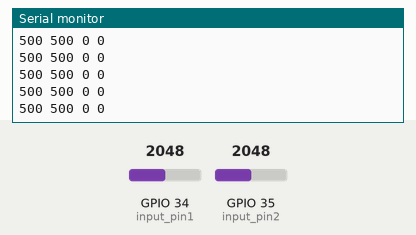
Recording of a sketch running on a simulated ESP32. Parts: the last lines printed to the serial monitor. Inputs (shaded band) come from the test bench; at power-on: GPIO 34 (input_pin1) = 2048, GPIO 35 (input_pin2) = 2048.

Above: at 1.2 s.
1.3 s: GPIO 34 (input_pin1) set to 2866
At 1.9 s:
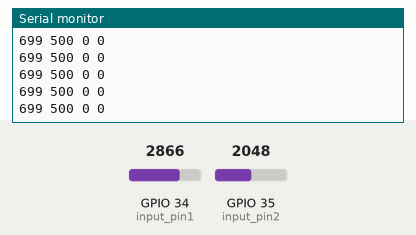
2.8 s: GPIO 35 (input_pin2) set to 2866
At 3.7 s:
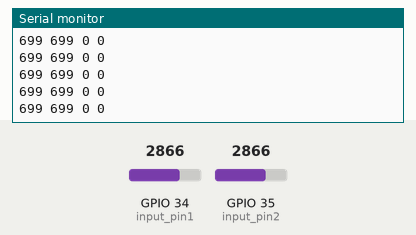
4.3 s: GPIO 34 (input_pin1) set to 3603
Timing chart, 0 to 5.0 s (numbered marks = the images above; inputs shaded):
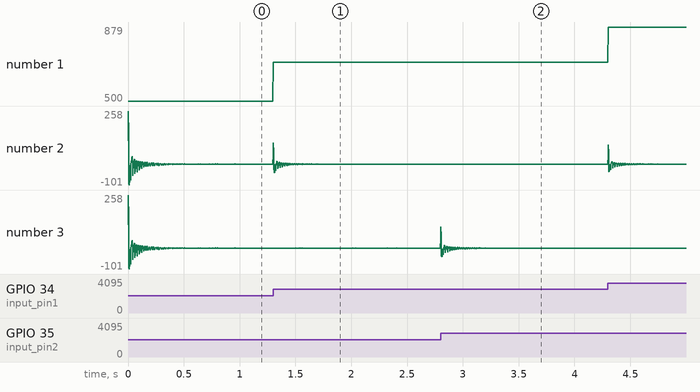

Measured:
- after the input at 1.3 s, the serial monitor: prints a new line at once (image 1)
- plotted number 1: 500 → 699 after the input at 1.3 s, 699 → 879 after the input at 4.3 s

The sketch:

Record_EMG_signal.ino
```cpp
// Program to record sEMG
// Filter bandpass 30-148 Hz
// Notch 50, 100, 150, 200 Hz

#define SAMPLE_RATE 500
#define BAUD_RATE 115200

// Define pin esp32
#define input_pin1 34 // chanel 1 flexor
#define input_pin2 35 // chanel 2 extensor

void setup() {
  // serial connection begin
  Serial.begin(BAUD_RATE);
  //while (!Serial);  // Menunggu Serial siap (opsional)
  //Serial.println("ESP32 Ready!");
}

void loop() {
  // calculate elapse time
  static unsigned long past = 0;
  unsigned long present = micros();
  unsigned long interval = present - past;
  past = present;

  // run time
  static long timer = 0;
  timer -= interval;

  // sample
  if (timer<0){
    timer += 1000000/ SAMPLE_RATE;
    // get analog input value (Raw Data EMG)
    int sensor_value1 = analogRead(input_pin1) * 1000/4095; // normalisasi amplitudo di 1000
    int sensor_value2 = analogRead(input_pin2) * 1000/4095;

    // apply filter
    // Notch filt
    int signal1_notch1 = notch50_1(sensor_value1);
    int signal1_notch2 = notch100_1(signal1_notch1);
    int signal1_notch3 = notch150_1(signal1_notch2);
    int signal1_notch4 = notch200_1(signal1_notch3);

    int signal2_notch1 = notch50_2(sensor_value2);
    int signal2_notch2 = notch100_2(signal2_notch1);
    int signal2_notch3 = notch150_2(signal2_notch2);
    int signal2_notch4 = notch200_2(signal2_notch3);

    // BandPass filter
    int signal1_filter = bandpass1(signal1_notch4);
    int signal2_filter = bandpass2(signal2_notch4);

    Serial.print(sensor_value1);
    Serial.print(" ");
    Serial.print(sensor_value2);
    Serial.print(" ");
    Serial.print(signal1_filter);
    Serial.print(" ");
    Serial.println(signal2_filter);
  }
}

/** IIR Butterworth Notch Filter, 4th order.
 * Frequency Sampling 500
 * Bandstop frequency: 48-52 Hz.
 *  Written in second order sections.
 */
// Notch filter signal 1
int notch50_1( int input) {
 // SOS matrix, obtained from MATLAB
  const double sos[2][6] = {
    1, -1.6185, 1, 1, -1.5686, 0.9642,
    1, -1.6185, 1, 1, -1.6110, 0.99659
  };

  // Gain matrix, obtained from MATLAB
  const double gain[3] = {0.9824, 0.9824, 1};

  // Filter coefficients for the first section
  const double b1[3] = {sos[0][0], sos[0][1], sos[0][2]};
  const double a1[3] = {sos[0][3], sos[0][4], sos[0][5]};

  // Filter coefficients for the second section
  const double b2[3] = {sos[1][0], sos[1][1], sos[1][2]};
  const double a2[3] = {sos[1][3], sos[1][4], sos[1][5]};
  int x_n = input;

  { // First section
    static double x[3] = {};
    static double y[3] = {};

    x[0] = x_n * gain[0];
    y[0] = b1[0] * x[0];

    for (int i = 1; i < 3; i++) {
      y[0] += b1[i] * x[i] - a1[i] * y[i];
    }
    for (int i = 2; i > 0; i--) {
      x[i] = x[i - 1];
      y[i] = y[i - 1];
    }
    x_n = y[0];
  }
  { // Second section
    static double x[3] = {};
    static double y[3] = {};

    x[0] = x_n * gain[1];
    y[0] = b2[0] * x[0];

    for (int i = 1; i < 3; i++) {
      y[0] += b2[i] * x[i] - a2[i] * y[i];
    }
    for (int i = 2; i > 0; i--) {
      x[i] = x[i - 1];
      y[i] = y[i - 1];
    }
    x_n = y[0];
  }
  return x_n * gain[2];
}

// Notch 100 Hz
int notch100_1( int input) {
 // SOS matrix, obtained from MATLAB
  const double sos[2][6] = {
    1, -0.6182, 1, 1, -0.5740, 0.9649,
    1, -0.6182, 1, 1, -0.6405, 0.9653
  };

  // Gain matrix, obtained from MATLAB
  const double gain[3] = {0.9824, 0.9824, 1};

  // Filter coefficients for the first section
  const double b1[3] = {sos[0][0], sos[0][1], sos[0][2]};
  const double a1[3] = {sos[0][3], sos[0][4], sos[0][5]};

  // Filter coefficients for the second section
  const double b2[3] = {sos[1][0], sos[1][1], sos[1][2]};
  const double a2[3] = {sos[1][3], sos[1][4], sos[1][5]};
  int x_n = input;

  { // First section
    static double x[3] = {};
    static double y[3] = {};

    x[0] = x_n * gain[0];
    y[0] = b1[0] * x[0];

    for (int i = 1; i < 3; i++) {
      y[0] += b1[i] * x[i] - a1[i] * y[i];
    }
    for (int i = 2; i > 0; i--) {
      x[i] = x[i - 1];
      y[i] = y[i - 1];
    }
    x_n = y[0];
  }
  { // Second section
    static double x[3] = {};
    static double y[3] = {};

    x[0] = x_n * gain[1];
    y[0] = b2[0] * x[0];

    for (int i = 1; i < 3; i++) {
      y[0] += b2[i] * x[i] - a2[i] * y[i];
    }
    for (int i = 2; i > 0; i--) {
      x[i] = x[i - 1];
      y[i] = y[i - 1];
    }
    x_n = y[0];
  }
  return x_n * gain[2];
}

// Notch 150
int notch150_1( int input) {
 // SOS matrix, obtained from MATLAB
  const double sos[2][6] = {
    1, 0.6182, 1, 1, 0.5740, 0.9649,
    1, 0.6182, 1, 1, 0.6405, 0.9653
  };
  // Gain matrix, obtained from MATLAB
  const double gain[3] = {0.9824, 0.9824, 1};

  // Filter coefficients for the first section
  const double b1[3] = {sos[0][0], sos[0][1], sos[0][2]};
  const double a1[3] = {sos[0][3], sos[0][4], sos[0][5]};

  // Filter coefficients for the second section
  const double b2[3] = {sos[1][0], sos[1][1], sos[1][2]};
  const double a2[3] = {sos[1][3], sos[1][4], sos[1][5]};
  int x_n = input;

  { // First section
    static double x[3] = {};
    static double y[3] = {};

    x[0] = x_n * gain[0];
    y[0] = b1[0] * x[0];

    for (int i = 1; i < 3; i++) {
      y[0] += b1[i] * x[i] - a1[i] * y[i];
    }
    for (int i = 2; i > 0; i--) {
      x[i] = x[i - 1];
      y[i] = y[i - 1];
    }
    x_n = y[0];
  }
  { // Second section
    static double x[3] = {};
    static double y[3] = {};

    x[0] = x_n * gain[1];
    y[0] = b2[0] * x[0];

    for (int i = 1; i < 3; i++) {
      y[0] += b2[i] * x[i] - a2[i] * y[i];
    }
    for (int i = 2; i > 0; i--) {
      x[i] = x[i - 1];
      y[i] = y[i - 1];
    }
    x_n = y[0];
  }
  return x_n * gain[2];
}

//Notch 200 Hz
int notch200_1( int input) {
 // SOS matrix, obtained from MATLAB
  const double sos[2][6] = {
    1, 1.6185, 1, 1, 1.5686, 0.9649,
    1, 1.6185, 1, 1, 1.6110, 0.9659
  };
  // Gain matrix, obtained from MATLAB
  const double gain[3] = {0.9824, 0.9824, 1};

  // Filter coefficients for the first section
  const double b1[3] = {sos[0][0], sos[0][1], sos[0][2]};
  const double a1[3] = {sos[0][3], sos[0][4], sos[0][5]};

  // Filter coefficients for the second section
  const double b2[3] = {sos[1][0], sos[1][1], sos[1][2]};
  const double a2[3] = {sos[1][3], sos[1][4], sos[1][5]};
  int x_n = input;

  { // First section
    static double x[3] = {};
    static double y[3] = {};

    x[0] = x_n * gain[0];
    y[0] = b1[0] * x[0];

    for (int i = 1; i < 3; i++) {
      y[0] += b1[i] * x[i] - a1[i] * y[i];
    }
    for (int i = 2; i > 0; i--) {
      x[i] = x[i - 1];
      y[i] = y[i - 1];
    }
    x_n = y[0];
  }
  { // Second section
    static double x[3] = {};
    static double y[3] = {};

    x[0] = x_n * gain[1];
    y[0] = b2[0] * x[0];

    for (int i = 1; i < 3; i++) {
      y[0] += b2[i] * x[i] - a2[i] * y[i];
    }
    for (int i = 2; i > 0; i--) {
      x[i] = x[i - 1];
      y[i] = y[i - 1];
    }
    x_n = y[0];
  }
  return x_n * gain[2];
}

// Notch filter signal 2
int notch50_2( int input) {
 // SOS matrix, obtained from MATLAB
  const double sos[2][6] = {
    1, -1.6185, 1, 1, -1.5686, 0.9642,
    1, -1.6185, 1, 1, -1.6110, 0.99659
  };

  // Gain matrix, obtained from MATLAB
  const double gain[3] = {0.9824, 0.9824, 1};

  // Filter coefficients for the first section
  const double b1[3] = {sos[0][0], sos[0][1], sos[0][2]};
  const double a1[3] = {sos[0][3], sos[0][4], sos[0][5]};

  // Filter coefficients for the second section
  const double b2[3] = {sos[1][0], sos[1][1], sos[1][2]};
  const double a2[3] = {sos[1][3], sos[1][4], sos[1][5]};
  int x_n = input;

  { // First section
    static double x[3] = {};
    static double y[3] = {};

    x[0] = x_n * gain[0];
    y[0] = b1[0] * x[0];

    for (int i = 1; i < 3; i++) {
      y[0] += b1[i] * x[i] - a1[i] * y[i];
    }
    for (int i = 2; i > 0; i--) {
      x[i] = x[i - 1];
      y[i] = y[i - 1];
    }
    x_n = y[0];
  }
  { // Second section
    static double x[3] = {};
    static double y[3] = {};

    x[0] = x_n * gain[1];
    y[0] = b2[0] * x[0];

    for (int i = 1; i < 3; i++) {
      y[0] += b2[i] * x[i] - a2[i] * y[i];
    }
    for (int i = 2; i > 0; i--) {
      x[i] = x[i - 1];
      y[i] = y[i - 1];
    }
    x_n = y[0];
  }
  return x_n * gain[2];
}

int notch100_2( int input) {
 // SOS matrix, obtained from MATLAB
  const double sos[2][6] = {
    1, -0.6182, 1, 1, -0.5740, 0.9649,
    1, -0.6182, 1, 1, -0.6405, 0.9653
  };
  // Gain matrix, obtained from MATLAB
  const double gain[3] = {0.9824, 0.9824, 1};

  // Filter coefficients for the first section
  const double b1[3] = {sos[0][0], sos[0][1], sos[0][2]};
  const double a1[3] = {sos[0][3], sos[0][4], sos[0][5]};

  // Filter coefficients for the second section
  const double b2[3] = {sos[1][0], sos[1][1], sos[1][2]};
  const double a2[3] = {sos[1][3], sos[1][4], sos[1][5]};
  int x_n = input;

  { // First section
    static double x[3] = {};
    static double y[3] = {};

    x[0] = x_n * gain[0];
    y[0] = b1[0] * x[0];

    for (int i = 1; i < 3; i++) {
      y[0] += b1[i] * x[i] - a1[i] * y[i];
    }
    for (int i = 2; i > 0; i--) {
      x[i] = x[i - 1];
      y[i] = y[i - 1];
    }
    x_n = y[0];
  }
  { // Second section
    static double x[3] = {};
    static double y[3] = {};

    x[0] = x_n * gain[1];
    y[0] = b2[0] * x[0];

    for (int i = 1; i < 3; i++) {
      y[0] += b2[i] * x[i] - a2[i] * y[i];
    }
    for (int i = 2; i > 0; i--) {
      x[i] = x[i - 1];
      y[i] = y[i - 1];
    }
    x_n = y[0];
  }
  return x_n * gain[2];
}

// Notch 150
int notch150_2( int input) {
 // SOS matrix, obtained from MATLAB
  const double sos[2][6] = {
    1, 0.6182, 1, 1, 0.5740, 0.9649,
    1, 0.6182, 1, 1, 0.6405, 0.9653
  };
  // Gain matrix, obtained from MATLAB
  const double gain[3] = {0.9824, 0.9824, 1};

  // Filter coefficients for the first section
  const double b1[3] = {sos[0][0], sos[0][1], sos[0][2]};
  const double a1[3] = {sos[0][3], sos[0][4], sos[0][5]};

  // Filter coefficients for the second section
  const double b2[3] = {sos[1][0], sos[1][1], sos[1][2]};
  const double a2[3] = {sos[1][3], sos[1][4], sos[1][5]};
  int x_n = input;

  { // First section
    static double x[3] = {};
    static double y[3] = {};

    x[0] = x_n * gain[0];
    y[0] = b1[0] * x[0];

    for (int i = 1; i < 3; i++) {
      y[0] += b1[i] * x[i] - a1[i] * y[i];
    }
    for (int i = 2; i > 0; i--) {
      x[i] = x[i - 1];
      y[i] = y[i - 1];
    }
    x_n = y[0];
  }
  { // Second section
    static double x[3] = {};
    static double y[3] = {};

    x[0] = x_n * gain[1];
    y[0] = b2[0] * x[0];

    for (int i = 1; i < 3; i++) {
      y[0] += b2[i] * x[i] - a2[i] * y[i];
    }
    for (int i = 2; i > 0; i--) {
      x[i] = x[i - 1];
      y[i] = y[i - 1];
    }
    x_n = y[0];
  }
  return x_n * gain[2];
}

//Notch 200 Hz
int notch200_2( int input) {
 // SOS matrix, obtained from MATLAB
  const double sos[2][6] = {
    1, 1.6185, 1, 1, 1.5686, 0.9649,
    1, 1.6185, 1, 1, 1.6110, 0.9659
  };
  // Gain matrix, obtained from MATLAB
  const double gain[3] = {0.9824, 0.9824, 1};

  // Filter coefficients for the first section
  const double b1[3] = {sos[0][0], sos[0][1], sos[0][2]};
  const double a1[3] = {sos[0][3], sos[0][4], sos[0][5]};

  // Filter coefficients for the second section
  const double b2[3] = {sos[1][0], sos[1][1], sos[1][2]};
  const double a2[3] = {sos[1][3], sos[1][4], sos[1][5]};
  int x_n = input;

  { // First section
    static double x[3] = {};
    static double y[3] = {};

    x[0] = x_n * gain[0];
    y[0] = b1[0] * x[0];

    for (int i = 1; i < 3; i++) {
      y[0] += b1[i] * x[i] - a1[i] * y[i];
    }
    for (int i = 2; i > 0; i--) {
      x[i] = x[i - 1];
      y[i] = y[i - 1];
    }
    x_n = y[0];
  }
  { // Second section
    static double x[3] = {};
    static double y[3] = {};

    x[0] = x_n * gain[1];
    y[0] = b2[0] * x[0];

    for (int i = 1; i < 3; i++) {
      y[0] += b2[i] * x[i] - a2[i] * y[i];
    }
    for (int i = 2; i > 0; i--) {
      x[i] = x[i - 1];
      y[i] = y[i - 1];
    }
    x_n = y[0];
  }
  return x_n * gain[2];
}

/**EMG Filter
 Frequency sampling 500
 IIR Butterworth Bandpass Filter, 4th order.
 Cutoff frequency: 30-148 Hz.
 Written in second order sections.
*/

// Bandpass signal 1
int bandpass1(int input) {
  const double sos[2][6] = {
    1,            0,           -1,            1,      -1.4822,       0.6220,
    1,            0,           -1,            1,       0.2357,       0.2789
    // 1, -2, 1, 1, -1.9492, 0.95307,
    // 1, -2, 1, 1, -1.8866, 0.89034
  };
  // Gain matrix, obtained from MATLAB
  const double gain[3] = {0.5173, 0.5173, 1};

  // Filter coefficients for the first section
  const double b1[3] = {sos[0][0], sos[0][1], sos[0][2]};
  const double a1[3] = {sos[0][3], sos[0][4], sos[0][5]};

  // Filter coefficients for the second section
  const double b2[3] = {sos[1][0], sos[1][1], sos[1][2]};
  const double a2[3] = {sos[1][3], sos[1][4], sos[1][5]};
  int x_n = input;

  { // First section
    static double x[3] = {};
    static double y[3] = {};

    x[0] = x_n * gain[0];
    y[0] = b1[0] * x[0];

    for (int i = 1; i < 3; i++)
      y[0] += b1[i] * x[i] - a1[i] * y[i];
    for (int i = 2; i > 0; i--) {
      x[i] = x[i - 1];
      y[i] = y[i - 1];
    }
    x_n = y[0];
  }
  { // Second section
    static double x[3] = {};
    static double y[3] = {};

    x[0] = x_n * gain[1];
    y[0] = b2[0] * x[0];

    for (int i = 1; i < 3; i++)
      y[0] += b2[i] * x[i] - a2[i] * y[i];
    for (int i = 2; i > 0; i--) {
      x[i] = x[i - 1];
      y[i] = y[i - 1];
    }
    x_n = y[0];
  }
  return x_n * gain[2];
}

// Bandpass signal 2
int bandpass2(int input) {
  const double sos[2][6] = {
    1,            0,           -1,            1,      -1.4822,       0.6220,
    1,            0,           -1,            1,       0.2357,       0.2789
    // 1, -2, 1, 1, -1.9492, 0.95307,
    // 1, -2, 1, 1, -1.8866, 0.89034
  };

  // Gain matrix, obtained from MATLAB
  const double gain[3] = {0.5173, 0.5173, 1};


  // Filter coefficients for the first section
  const double b1[3] = {sos[0][0], sos[0][1], sos[0][2]};
  const double a1[3] = {sos[0][3], sos[0][4], sos[0][5]};

  // Filter coefficients for the second section
  const double b2[3] = {sos[1][0], sos[1][1], sos[1][2]};
  const double a2[3] = {sos[1][3], sos[1][4], sos[1][5]};
  int x_n = input;

  { // First section
    static double x[3] = {};
    static double y[3] = {};

    x[0] = x_n * gain[0];
    y[0] = b1[0] * x[0];

    for (int i = 1; i < 3; i++)
      y[0] += b1[i] * x[i] - a1[i] * y[i];
    for (int i = 2; i > 0; i--) {
      x[i] = x[i - 1];
      y[i] = y[i - 1];
    }
    x_n = y[0];
  }
  { // Second section
    static double x[3] = {};
    static double y[3] = {};

    x[0] = x_n * gain[1];
    y[0] = b2[0] * x[0];

    for (int i = 1; i < 3; i++)
      y[0] += b2[i] * x[i] - a2[i] * y[i];
    for (int i = 2; i > 0; i--) {
      x[i] = x[i - 1];
      y[i] = y[i - 1];
    }
    x_n = y[0];
  }
  return x_n * gain[2];
}
```
